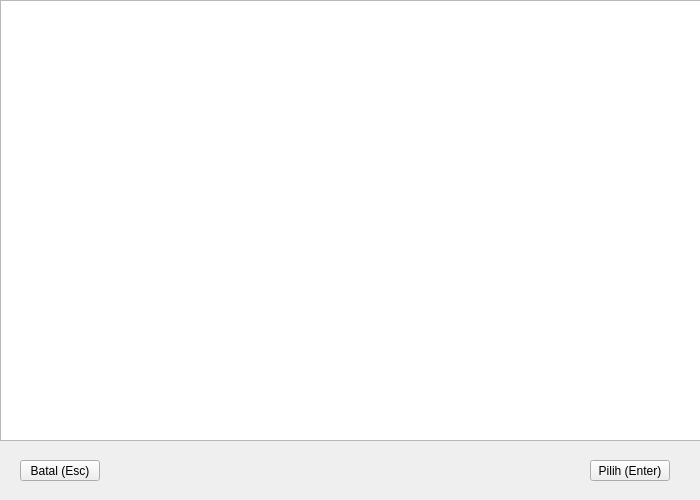
<?xml version="1.0" encoding="UTF-8"?>
<ui version="4.0">
 <class>ProductDialog</class>
 <widget class="QWidget" name="ProductDialog">
  <property name="geometry">
   <rect>
    <x>0</x>
    <y>0</y>
    <width>700</width>
    <height>500</height>
   </rect>
  </property>
  <property name="windowTitle">
   <string>Data Barang</string>
  </property>
  <widget class="TableProductDialog" name="tvSelectProduct">
   <property name="geometry">
    <rect>
     <x>0</x>
     <y>0</y>
     <width>701</width>
     <height>441</height>
    </rect>
   </property>
   <property name="editTriggers">
    <set>QAbstractItemView::NoEditTriggers</set>
   </property>
   <property name="selectionMode">
    <enum>QAbstractItemView::SingleSelection</enum>
   </property>
   <property name="selectionBehavior">
    <enum>QAbstractItemView::SelectRows</enum>
   </property>
  </widget>
  <widget class="QPushButton" name="btnSelect">
   <property name="geometry">
    <rect>
     <x>590</x>
     <y>460</y>
     <width>80</width>
     <height>21</height>
    </rect>
   </property>
   <property name="text">
    <string>Pilih (Enter)</string>
   </property>
  </widget>
  <widget class="QPushButton" name="btnCancel">
   <property name="geometry">
    <rect>
     <x>20</x>
     <y>460</y>
     <width>80</width>
     <height>21</height>
    </rect>
   </property>
   <property name="text">
    <string>Batal (Esc)</string>
   </property>
  </widget>
 </widget>
 <customwidgets>
  <customwidget>
   <class>TableProductDialog</class>
   <extends>QTableView</extends>
   <header>tableproductdialog.h</header>
  </customwidget>
 </customwidgets>
 <resources/>
 <connections/>
</ui>
